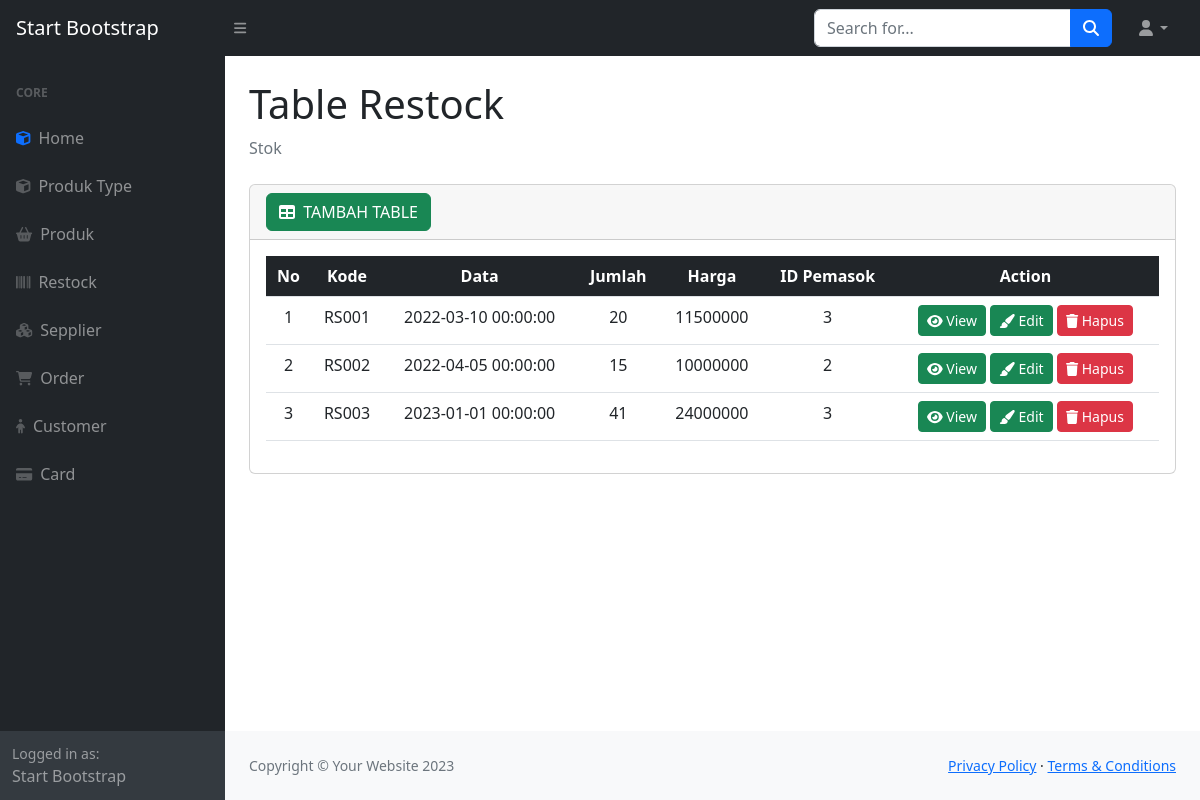
Page /halaman_belakang/restock.php on the committed database.
### tables this page shows
CREATE TABLE `restock` (
  `id` int(11) NOT NULL,
  `restock_number` varchar(45) DEFAULT NULL,
  `date` datetime DEFAULT NULL,
  `qty` int(11) DEFAULT NULL,
  `price` int(11) DEFAULT NULL,
  `supplier_id` int(11) NOT NULL
);

### halaman_belakang/restock.php (the view, shortened to what this page needs)
<?php
include '../databases/koneksi.php';
$query = "SELECT * FROM restock";
$sql = mysqli_query($koneksi, $query);
?>
<!DOCTYPE html>
<html lang="en">
<head>
    <link href="https://cdn.jsdelivr.net/npm/simple-datatables@7.1.2/dist/style.min.css" rel="stylesheet" />
    <link href="css/styles.css" rel="stylesheet" />
</head>
<body class="sb-nav-fixed">
    <nav class="sb-topnav navbar navbar-expand navbar-dark bg-dark">
        <a class="navbar-brand ps-3" href="index.html">Start Bootstrap</a>
        <button class="btn btn-link btn-sm order-1 order-lg-0 me-4 me-lg-0" id="sidebarToggle" href="#!"><i class="fas fa-bars"></i></button>
        <form class="d-none d-md-inline-block form-inline ms-auto me-0 me-md-3 my-2 my-md-0">
            <div class="input-group">
                <input class="form-control" type="text" placeholder="Search for..." aria-label="Search for..." aria-describedby="btnNavbarSearch" />
                <button class="btn btn-primary" id="btnNavbarSearch" type="button"><i class="fas fa-search"></i></button>
            </div>
        </form>
        <ul class="navbar-nav ms-auto ms-md-0 me-3 me-lg-4">
            <li class="nav-item dropdown">
                <a class="nav-link dropdown-toggle" id="navbarDropdown" href="#" role="button" data-bs-toggle="dropdown" aria-expanded="false"><i class="fas fa-user fa-fw"></i></a>
            </li>
        </ul>
    </nav>
    <div id="layoutSidenav">
        <div id="layoutSidenav_nav">
            <nav class="sb-sidenav accordion sb-sidenav-dark" id="sidenavAccordion">
                <div class="sb-sidenav-menu">
                    <div class="nav">
                        <div class="sb-sidenav-menu-heading">Core</div>
                        <a class="nav-link" href="../index.php">
                            <div class="sb-nav-link-icon text-primary"><i class="fa fa-cube" aria-hidden="true"></i></div>
                            Home
                        </a>
                        <a class="nav-link" href="produk_type.php">
                            <div class="sb-nav-link-icon"><i class="fa fa-cube" aria-hidden="true"></i></div>
                            Produk Type
                        </a>
                        <a class="nav-link" href="produk_table.php">
                            <div class="sb-nav-link-icon"><i class="fa fa-shopping-basket" aria-hidden="true"></i></div>
                            Produk
                        </a>
                        <a class="nav-link" href="restock.php">
                            <div class="sb-nav-link-icon"><i class="fa fa-barcode" aria-hidden="true"></i></div>
                            Restock
                        </a>
                        <a class="nav-link" href="supplier.php">
                            <div class="sb-nav-link-icon"><i class="fa fa-cubes" aria-hidden="true"></i></div>
                            Sepplier
                        </a>
                        <a class="nav-link" href="order.php">
                            <div class="sb-nav-link-icon"><i class="fa fa-shopping-cart" aria-hidden="true"></i></div>
                            Order
                        </a>
                        <a class="nav-link" href="customer.php">
                            <div class="sb-nav-link-icon"><i class="fa fa-child" aria-hidden="true"></i></div>
                            Customer
                        </a>
                        <a class="nav-link" href="card.php">
                            <div class="sb-nav-link-icon"><i class="fa fa-credit-card-alt" aria-hidden="true"></i></div>
                            Card
                        </a>
                    </div>
                </div>
                <div class="sb-sidenav-footer">
                    <div class="small">Logged in as:</div>
                    Start Bootstrap
                </div>
            </nav>
        </div>
        <div id="layoutSidenav_content">
            <main>
                <div class="container-fluid px-4">
                    <h1 class="mt-4">Table Restock</h1>
                    <ol class="breadcrumb mb-4">
                        <li class="breadcrumb-item active">Stok</li>
                    </ol>
                    <div class="card mb-4">
                        <div class="card-header">
                            <a href="tambah_restock/tambah_res.php?tambah" class="btn btn-success"><i class="fas fa-table me-1"></i>
                                TAMBAH TABLE</a>
                        </div>
                        <div class="card-body">
                            <table class="table table-border table-hover">
                                <thead class="bg-dark text-white text-center">
                                    <tr>
                                        <th>No</th>
                                        <th>Kode</th>
                                        <th>Data</th>
                                        <th>Jumlah</th>
                                        <th>Harga</th>
                                        <th>ID Pemasok</th>
                                        <th>Action</th>
                                    </tr>
                                </thead>
                                <tbody class="text-center">
                                    <?php
                                    $nomor = 1;
                                    while ($tabel = mysqli_fetch_assoc($sql)) {
                                    ?>
                                        <tr>
                                            <td><?= $nomor ?></td>
                                            <td><?= $tabel['restock_number']?></td>
                                            <td><?= $tabel['date']?></td>
                                            <td><?= $tabel['qty']?></td>
                                            <td><?= $tabel['price']?></td>
                                            <td><?= $tabel['supplier_id']?></td>
                                            <td>
                                                <a href="tambah_restock/view.php?view=<?= $tabel['id']?>" type=" button" class="btn btn-success btn-sm">
                                                    <i class="fa fa-eye" aria-hidden="true"></i>
                                                    View
                                                </a>
                                                <a href="tambah_restock/tambah_res.php?edit=<?=$tabel['id']?>" type=" button" class="btn btn-success btn-sm">
                                                    <i class="fa fa-paint-brush" aria-hidden="true"></i>
                                                    Edit
                                                </a>
                                                <a href="tambah_restock/proses_res.php?hapus=<?= $tabel['id']?>" type="button" class="btn btn-danger btn-sm" onClick="return confirm('apakah anda yakin ingin menghapus data???')">
                                                    <i class="fa fa-trash"></i>
                                                    Hapus
                                                </a>
                                            </td>
                                        </tr>
                                    <?php
                                        $nomor++;
                                    }
                                    ?>
                                </tbody>
                            </table>
                        </div>
                    </div>
                </div>
            </main>
            <footer class="py-4 bg-light mt-auto">
                <div class="container-fluid px-4">
                    <div class="d-flex align-items-center justify-content-between small">
                        <div class="text-muted">Copyright &copy; Your Website 2023</div>
                        <div>
                            <a href="#">Privacy Policy</a>
                            &middot;
                            <a href="#">Terms &amp; Conditions</a>
                        </div>
                    </div>
                </div>
            </footer>
        </div>
    </div>
</body>
</html>

### rows in the picture
restock: restock_number "RS001", date "2022-03-10 00:00:00", qty "20", price "11500000", supplier "3"
restock: restock_number "RS002", date "2022-04-05 00:00:00", qty "15", price "10000000", supplier "2"
restock: restock_number "RS003", date "2023-01-01 00:00:00", qty "41", price "24000000", supplier "3"
